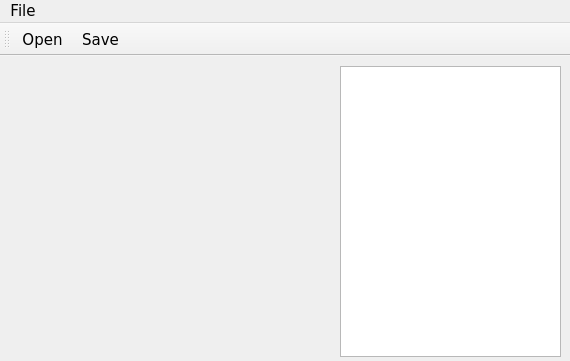
<?xml version="1.0" encoding="UTF-8"?>
<ui version="4.0">
 <class>MainWindow</class>
 <widget class="QMainWindow" name="MainWindow">
  <property name="geometry">
   <rect>
    <x>0</x>
    <y>0</y>
    <width>570</width>
    <height>361</height>
   </rect>
  </property>
  <property name="font">
   <font>
    <family>Verdana</family>
    <pointsize>11</pointsize>
   </font>
  </property>
  <property name="windowTitle">
   <string>Points And Json File</string>
  </property>
  <widget class="QWidget" name="centralWidget">
   <widget class="QCustomPlot" name="plotWidget" native="true">
    <property name="geometry">
     <rect>
      <x>10</x>
      <y>10</y>
      <width>321</width>
      <height>291</height>
     </rect>
    </property>
   </widget>
   <widget class="QTableView" name="tableView">
    <property name="geometry">
     <rect>
      <x>340</x>
      <y>10</y>
      <width>221</width>
      <height>291</height>
     </rect>
    </property>
   </widget>
  </widget>
  <widget class="QMenuBar" name="menuBar">
   <property name="geometry">
    <rect>
     <x>0</x>
     <y>0</y>
     <width>570</width>
     <height>24</height>
    </rect>
   </property>
   <widget class="QMenu" name="menuFile">
    <property name="title">
     <string>File</string>
    </property>
    <addaction name="actionOpen"/>
    <addaction name="actionSave"/>
    <addaction name="separator"/>
    <addaction name="actionExit"/>
   </widget>
   <addaction name="menuFile"/>
  </widget>
  <widget class="QToolBar" name="mainToolBar">
   <attribute name="toolBarArea">
    <enum>TopToolBarArea</enum>
   </attribute>
   <attribute name="toolBarBreak">
    <bool>false</bool>
   </attribute>
   <addaction name="actionOpen"/>
   <addaction name="actionSave"/>
  </widget>
  <action name="actionOpen">
   <property name="text">
    <string>Open</string>
   </property>
  </action>
  <action name="actionSave">
   <property name="text">
    <string>Save</string>
   </property>
  </action>
  <action name="actionExit">
   <property name="text">
    <string>Exit</string>
   </property>
  </action>
 </widget>
 <layoutdefault spacing="6" margin="11"/>
 <customwidgets>
  <customwidget>
   <class>QCustomPlot</class>
   <extends>QWidget</extends>
   <header>QCustomPlot.h</header>
   <container>1</container>
  </customwidget>
 </customwidgets>
 <resources/>
 <connections/>
</ui>
